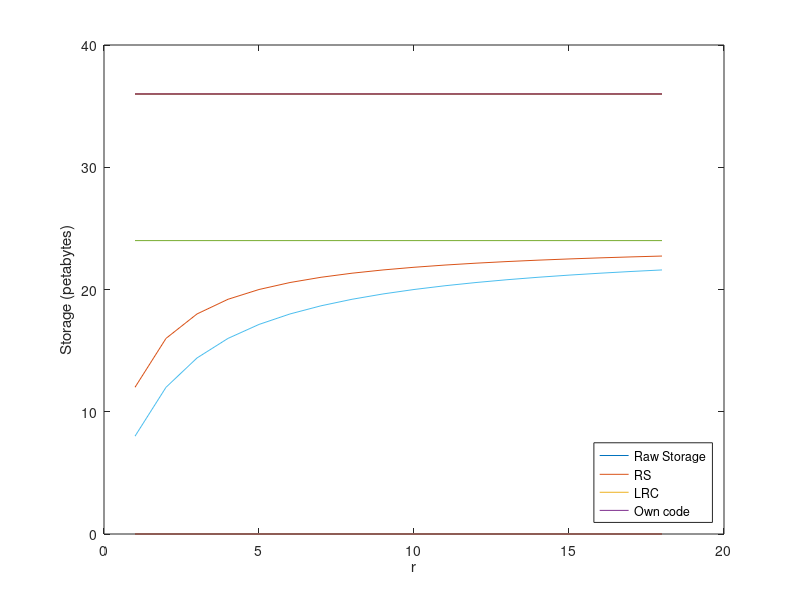

Source code (MATLAB):
% Given 
n = 18;
k = 12;
% Storage in bits
storage = 36 * 10^15 * 8;
% Data points
raw_storage = ones(n) * 36;
RS_storage = zeros(n);
LRC_storage = zeros(n);
own_storage = zeros(n);

for r = 1:n
    % REED-SOLOMON
    % Find the amount of redundant bits
    RS_waste = n - k;
    % Find how many symbols fit in the storage
    no_of_symbols = storage / n;
    % Find the total capacity in petabytes
    RS_storage(r) = ((storage - (no_of_symbols * RS_waste)) / 8) / (10^15);

    % LRC
    % Find the amount of data in a repair group
    repair_group_size = (r + 1) * (r + 1) * n;
    % Check how many repair groups fit in the storage
    no_of_repair_groups = storage / repair_group_size;
    % Find the amount of redundant bits per repair group
    % First there is the RS coding
    LRC_RS_waste = r * (r + 1) * RS_waste;
    % And there is also the syndroms
    LRC_syndrom_waste = (r + 1) * n;
    % Find the redundant bits per repair group
    LRC_waste = (LRC_RS_waste + LRC_syndrom_waste) * no_of_repair_groups;
    % Find the total capacity in petabytes
    LRC_storage(r) = ((storage - LRC_waste) / 8) / (10^15);

    % Own code
    % Find the amount of data in a repair group again
    repair_group_size = (r + 2) * (r + 1) * n;
    % Check how many repair groups fit in the storage
    no_of_repair_groups = storage / repair_group_size;
    % We already know how much RS wastes, find and we just waste double on
    % syndroms compared to LRC
    own_waste = (LRC_RS_waste + (LRC_syndrom_waste * 2)) * no_of_repair_groups;
    % Find the total capacity in petabytes
    own_storage(r) = ((storage - own_waste) / 8) / (10^15);
end

x = 1:18;
plot(x, raw_storage, x, RS_storage, x, LRC_storage, x, own_storage);
xlabel('r')
ylabel('Storage (petabytes)')
legend('Raw Storage', 'RS','LRC', 'Own code', 'Location','southeast')